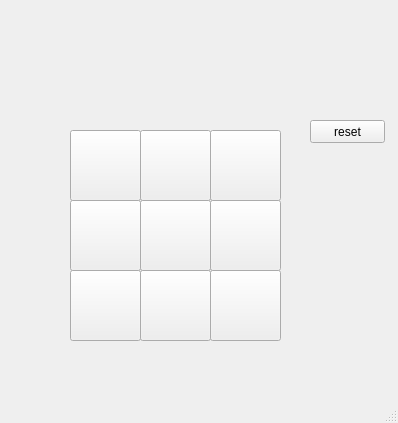
<?xml version="1.0" encoding="UTF-8"?>
<ui version="4.0">
 <class>MainWindow</class>
 <widget class="QMainWindow" name="MainWindow">
  <property name="geometry">
   <rect>
    <x>0</x>
    <y>0</y>
    <width>398</width>
    <height>423</height>
   </rect>
  </property>
  <property name="sizePolicy">
   <sizepolicy hsizetype="Fixed" vsizetype="Fixed">
    <horstretch>0</horstretch>
    <verstretch>0</verstretch>
   </sizepolicy>
  </property>
  <property name="windowTitle">
   <string>MainWindow</string>
  </property>
  <widget class="QWidget" name="centralwidget">
   <widget class="QPushButton" name="pushButton">
    <property name="geometry">
     <rect>
      <x>70</x>
      <y>130</y>
      <width>71</width>
      <height>71</height>
     </rect>
    </property>
    <property name="font">
     <font>
      <pointsize>30</pointsize>
     </font>
    </property>
    <property name="text">
     <string/>
    </property>
   </widget>
   <widget class="QPushButton" name="pushButton_2">
    <property name="geometry">
     <rect>
      <x>140</x>
      <y>130</y>
      <width>71</width>
      <height>71</height>
     </rect>
    </property>
    <property name="font">
     <font>
      <pointsize>30</pointsize>
     </font>
    </property>
    <property name="text">
     <string/>
    </property>
   </widget>
   <widget class="QPushButton" name="pushButton_3">
    <property name="geometry">
     <rect>
      <x>210</x>
      <y>130</y>
      <width>71</width>
      <height>71</height>
     </rect>
    </property>
    <property name="font">
     <font>
      <pointsize>30</pointsize>
     </font>
    </property>
    <property name="text">
     <string/>
    </property>
   </widget>
   <widget class="QPushButton" name="pushButton_4">
    <property name="geometry">
     <rect>
      <x>70</x>
      <y>200</y>
      <width>71</width>
      <height>71</height>
     </rect>
    </property>
    <property name="font">
     <font>
      <pointsize>30</pointsize>
     </font>
    </property>
    <property name="text">
     <string/>
    </property>
   </widget>
   <widget class="QPushButton" name="pushButton_5">
    <property name="geometry">
     <rect>
      <x>140</x>
      <y>200</y>
      <width>71</width>
      <height>71</height>
     </rect>
    </property>
    <property name="font">
     <font>
      <pointsize>30</pointsize>
     </font>
    </property>
    <property name="text">
     <string/>
    </property>
   </widget>
   <widget class="QPushButton" name="pushButton_6">
    <property name="geometry">
     <rect>
      <x>210</x>
      <y>200</y>
      <width>71</width>
      <height>71</height>
     </rect>
    </property>
    <property name="font">
     <font>
      <pointsize>30</pointsize>
     </font>
    </property>
    <property name="text">
     <string/>
    </property>
   </widget>
   <widget class="QPushButton" name="pushButton_7">
    <property name="geometry">
     <rect>
      <x>70</x>
      <y>270</y>
      <width>71</width>
      <height>71</height>
     </rect>
    </property>
    <property name="font">
     <font>
      <pointsize>30</pointsize>
     </font>
    </property>
    <property name="text">
     <string/>
    </property>
   </widget>
   <widget class="QPushButton" name="pushButton_8">
    <property name="geometry">
     <rect>
      <x>140</x>
      <y>270</y>
      <width>71</width>
      <height>71</height>
     </rect>
    </property>
    <property name="font">
     <font>
      <pointsize>30</pointsize>
     </font>
    </property>
    <property name="text">
     <string/>
    </property>
   </widget>
   <widget class="QPushButton" name="pushButton_9">
    <property name="geometry">
     <rect>
      <x>210</x>
      <y>270</y>
      <width>71</width>
      <height>71</height>
     </rect>
    </property>
    <property name="font">
     <font>
      <pointsize>30</pointsize>
     </font>
    </property>
    <property name="text">
     <string/>
    </property>
   </widget>
   <widget class="QPushButton" name="pushButton_10">
    <property name="geometry">
     <rect>
      <x>310</x>
      <y>120</y>
      <width>75</width>
      <height>23</height>
     </rect>
    </property>
    <property name="text">
     <string>reset</string>
    </property>
   </widget>
  </widget>
  <widget class="QMenuBar" name="menubar">
   <property name="geometry">
    <rect>
     <x>0</x>
     <y>0</y>
     <width>398</width>
     <height>21</height>
    </rect>
   </property>
  </widget>
  <widget class="QStatusBar" name="statusbar"/>
 </widget>
 <resources/>
 <connections/>
</ui>
